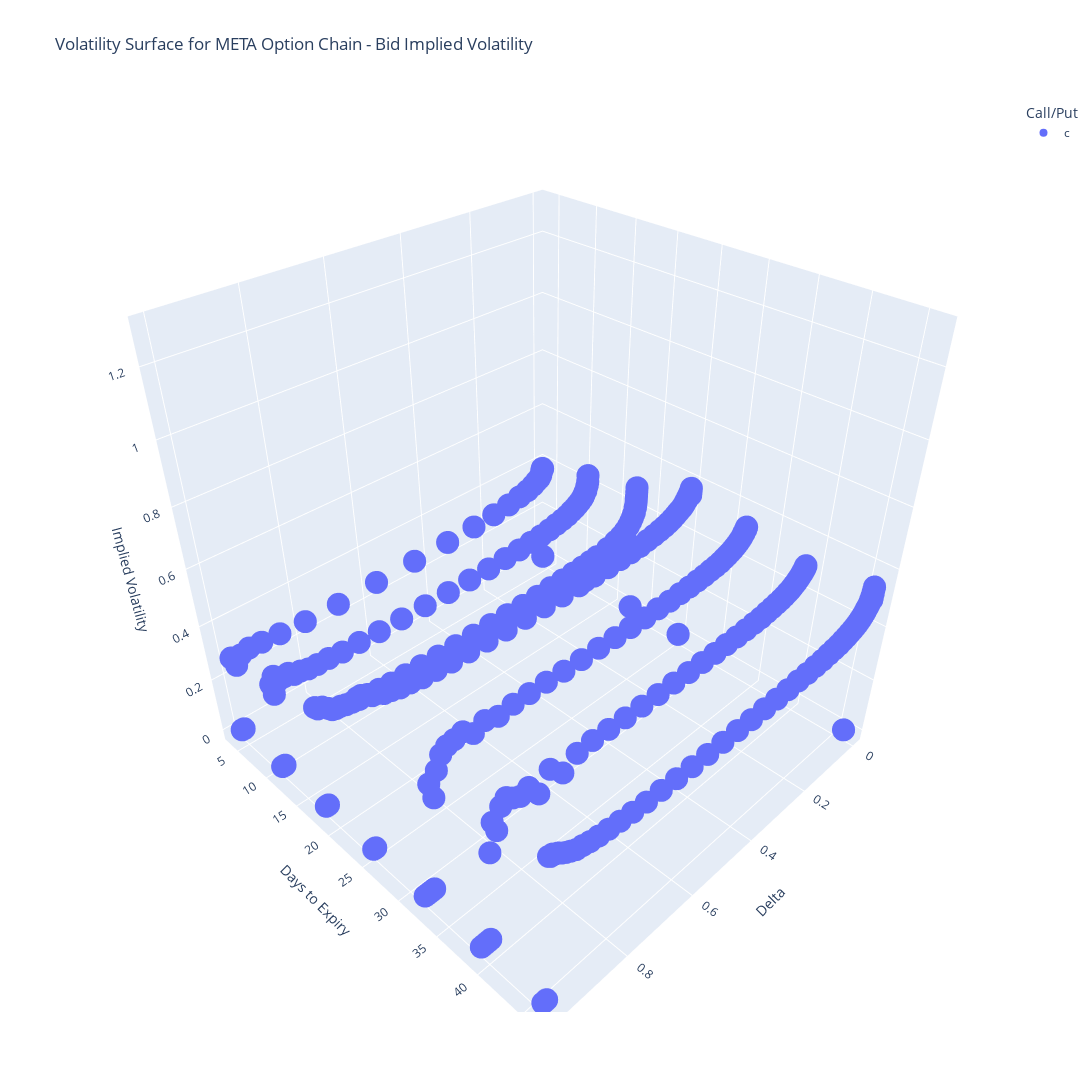

This figure's notebook cell:
### Code cell
import plotly.express as px

# Assuming df is your DataFrame

df = df[df['DTE'] < 50]
df = df[df['Call/Put'] == 'c']

fig = px.scatter_3d(df, x='Delta', y='DTE', z='Bid Implied Volatility',
                    color='Call/Put', color_continuous_scale='viridis',
                    labels={'STrike': 'Strike', 'DTE': 'Days to Expiry', 'Bid Implied Volatility': 'Implied Volatility'},
                    title='Volatility Surface for ' + ticker + ' Option Chain - Bid Implied Volatility',
                    height=1200, width=1200)

# Add colorbar
fig.update_layout(coloraxis_colorbar=dict(title='Implied Volatility'))

fig.show()

### Figure 1 — Plotly figure (JSON) as saved in the notebook; plotly's stock layout.template omitted (floating-point values rounded to 4 significant figures; data arrays with more than 128 entries replaced by an {"elided": "..."} marker saying what was removed)
{"data": [{"hovertemplate": "Call/Put=c<br>Delta=%{x}<br>Days to Expiry=%{y}<br>Implied Volatility=%{z}<extra></extra>", "legendgroup": "c", "marker": {"color": "#636efa", "symbol": "circle"}, "mode": "markers", "name": "c", "scene": "scene", "showlegend": true, "type": "scatter3d", "x": {"elided": "667 float values"}, "y": {"elided": "667 int values"}, "z": {"elided": "667 float values"}}], "layout": {"coloraxis": {"colorbar": {"title": {"text": "Implied Volatility"}}}, "height": 1200, "legend": {"title": {"text": "Call/Put"}, "tracegroupgap": 0}, "scene": {"domain": {"x": [0, 1], "y": [0, 1]}, "xaxis": {"title": {"text": "Delta"}}, "yaxis": {"title": {"text": "Days to Expiry"}}, "zaxis": {"title": {"text": "Implied Volatility"}}}, "title": {"text": "Volatility Surface for META Option Chain - Bid Implied Volatility"}, "width": 1200}}
